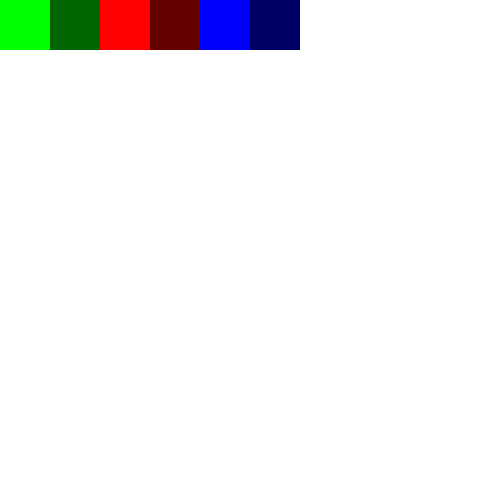
Frame 1 (no input)
Frame 60 (the mouse pressed at the canvas centre just before this capture): identical to frame 1, image omitted
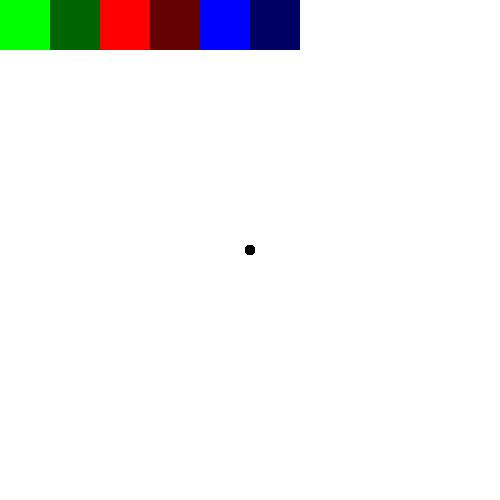
Frame 120 (the mouse held since frame 60 and released just before this capture)

The Processing sketch that drew these frames (run headless with seeded random() and noise(); from frame 60 on, the mouse is pressed at the canvas centre):

// Processing sketch: PaintClone
// ── PaintClone.pde
int size;
int green;
int red;
int blue;
void setup() {
  size(500, 500);
  background(255);
  ellipseMode(CENTER);
  noStroke();
  size = 10;
  fill(0, 255, 0);
  rect(0, 0, 50, 50);
  fill(0, 100, 0);
  rect(50, 0, 50, 50);
}
void draw() {
  //green
  fill(0, 255, 0);
  rect(0, 0, 50, 50);
  //red
  fill(0, 0, 255);
  rect(200, 0, 50, 50);
  //blue 
  fill(255, 0, 0);
  rect(100, 0, 50, 50);

  //dark green
  fill(0, 100, 0);
  rect(50, 0, 50, 50);
  //dark red
  fill(100, 0, 0);
  rect(150, 0, 50, 50);
  //dark blue  
  fill(0, 0, 100);
  rect(250, 0, 50, 50);

fill(red, green, blue);
  if (mousePressed) {
    ellipse(mouseX, mouseY, size, size);
  }
}
//boundaries for my colors 
int modulo255(int number) {
  if (number >255) {
    return number -255;
  } else if (number <0) {
    return number +255;
  } else {
    return number;
  }
}

void mousePressed() {
  //light green when mouse is clicked in these coordinates 
  if (mousePressed && mouseX <= 50 && mouseY < 50) {
    green = modulo255(green + 10);
  }
  //Dark Green when mouse is clicked in these coordinates  
  if (mousePressed && mouseX <= 100 && mouseX >= 50 && mouseY < 50) {
    green = modulo255(green - 10);
  }
  //light red when mouse is clicked in these coordinates 
  if (mousePressed && mouseX <= 150 && mouseX>100 && mouseY < 50) {
    red = modulo255(red + 10);
  }
  //dark red when mouse is clicked in these coordinates 
  if (mousePressed && mouseX <= 200 && mouseX >= 150 && mouseY < 50) {
    red = modulo255(red - 10);
  }
  //light blue when mouse is clicked in these coordinates 
  if (mousePressed && mouseX <= 250 && mouseX>200 && mouseY < 50) {
    blue = modulo255(blue + 10);
  }
  //dark blue when mouse is clicked in these coordinates 
  if (mousePressed && mouseX <= 300 && mouseX >= 250 && mouseY < 50) {
    blue = modulo255(blue - 10);
  }
}
